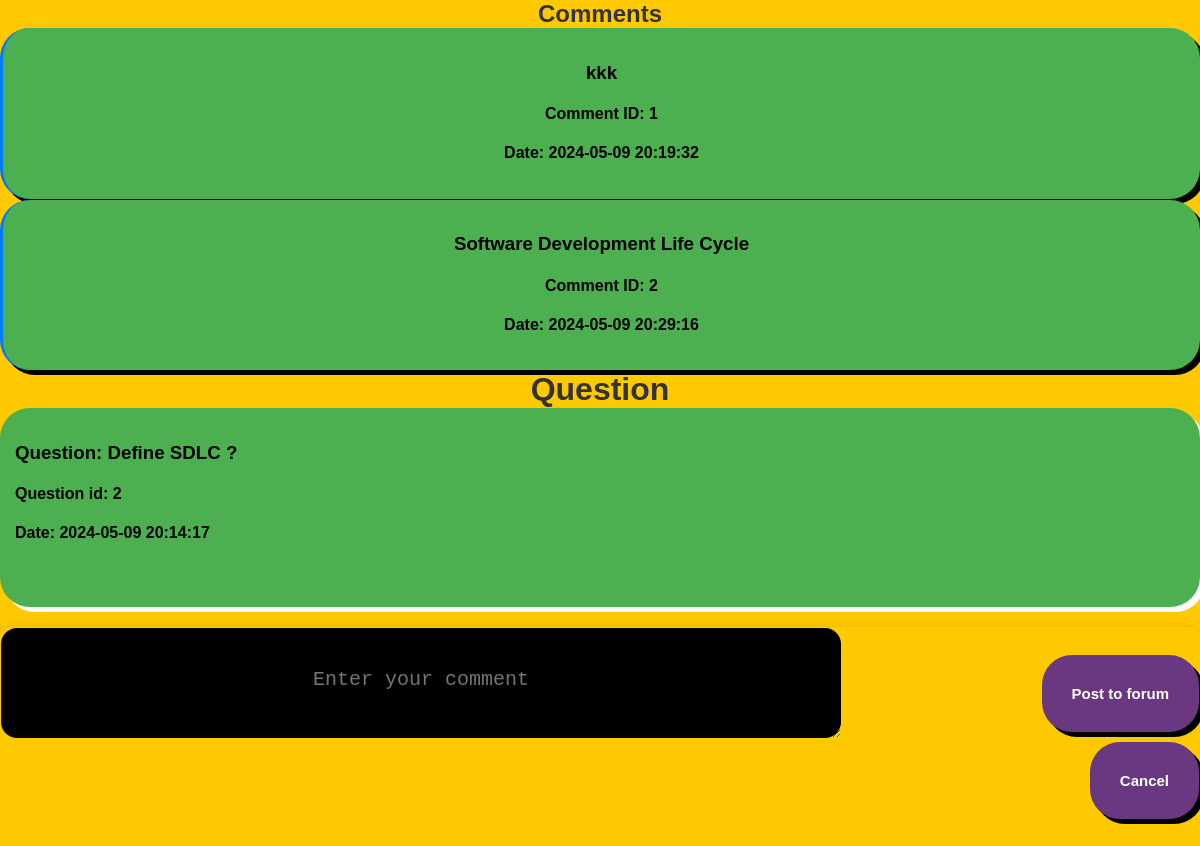
/question_page.php?question_id=2, run on the app's committed database.
### tables this page shows
CREATE TABLE `comments` (
  `comment_id` int(11) NOT NULL,
  `userid` int(11) DEFAULT NULL,
  `question_id` int(11) DEFAULT NULL,
  `comment_text` text NOT NULL,
  `date` timestamp NOT NULL DEFAULT current_timestamp()
);

CREATE TABLE `questions` (
  `question_id` int(11) NOT NULL,
  `userid` int(11) DEFAULT NULL,
  `question_text` text NOT NULL,
  `date` timestamp NOT NULL DEFAULT current_timestamp()
);

### retrieve_question_details.php (called while the page is built, shortened)
<?php
include 'dbconnect.php';
if(isset($_GET['question_id']) && is_numeric($_GET['question_id'])) {
    $question_id = $_GET['question_id'];
    $question_sql = "SELECT * FROM questions WHERE question_id = ?";
    $stmt = $conn->prepare($question_sql);
    if ($stmt) {
        $stmt->bind_param("i", $question_id);
        if ($stmt->execute()) {
            $question_result = $stmt->get_result();
            if ($question_result->num_rows == 1) {
                $question_row = $question_result->fetch_assoc();
                $comments_sql = "SELECT * FROM comments WHERE question_id = ? ORDER BY date ASC";
                $stmt = $conn->prepare($comments_sql);
                if ($stmt) {
                    $stmt->bind_param("i", $question_id);
                    if ($stmt->execute()) {
                        $comments_result = $stmt->get_result();
                    } else {
                        echo "Error: " . $stmt->error;
                    }
                } else {
                    echo "Error: " . $conn->error;
                }
            } else {
                echo "No question found.";
            }
        } else {
            echo "Error: " . $stmt->error;
        }
    } else {
        echo "Error: " . $conn->error;
    }
} else {
    echo "Invalid question ID.";
}
?>

### question_page.php (the view, shortened to what this page needs)
<?php
include 'handle_comment_submission.php';
include 'retrieve_question_details.php';
?>
<!DOCTYPE html>
<html lang="en">
<head>
</head>
<body>
    <h2>Comments</h2>
    <?php if(isset($comments_result) && $comments_result->num_rows > 0): ?>
        <div class="comments">
            <?php while($comment_row = $comments_result->fetch_assoc()): ?>
                <div class="comment">
                    <h3><strong><?php echo $comment_row["comment_text"]; ?></h3>
                    <h4><strong>Comment ID:</strong> <?php echo $comment_row["comment_id"]; ?></h4>
                    <h4><strong>Date:</strong> <?php echo $comment_row["date"]; ?></h4>
                </div>
            <?php endwhile;
            ?>
        </div>
    <?php else: ?>
        <p>No comments found.</p>
    <?php endif; ?>
    <h1>Question</h1>
     <?php if(isset($question_row)): ?>
        <div class="question">
            <h3>Question: <strong> <?php echo $question_row["question_text"]; ?></h3>
            <h4>Question id: <?php echo $question_row["question_id"]; ?></p></h4>
            <h4><strong>Date: </strong> <?php echo $question_row["date"]; ?></p><br></h4>
        </div>
    <?php else: ?>
        <p>No question found.</p>
    <?php endif; ?>
    <div class="comment_form">
        <?php include 'comment_form.php';  ?>
    </div>
</body>
</html>

### styles.css (style rules this page uses)
body, h1, h2, p, a { margin: 0; padding: 0; }
h1, h2 { text-align: center; color: #333; }
.comment { margin-bottom: 1px; background-color: #4CAF50; padding: 15px; text-align: center; border-radius: 30px; box-shadow: 5px 5px 0px 0px #000; }
.comment { border-left: 3px solid #007bff; }
.comment_form { background-color: transparent; padding: 1px; border-radius: 10px; box-shadow: 0 0 10px rgba(0, 0, 0, 0.1); }
body { font-family: Arial, sans-serif; background-color: #ffc900; }
.question { margin-bottom: 20px; background-color: #4CAF50; padding: 15px; border-radius: 30px; box-shadow: 5px 5px 0px 0px white; }

### data on the page
comments: comment_text "kkk", comment_id "1", date "2024-05-09 20:19:32"
comments: comment_text "Software Development Life Cycle", comment_id "2", date "2024-05-09 20:29:16"
questions: question_text "Define SDLC ?", question_id "2", date "2024-05-09 20:14:17"
